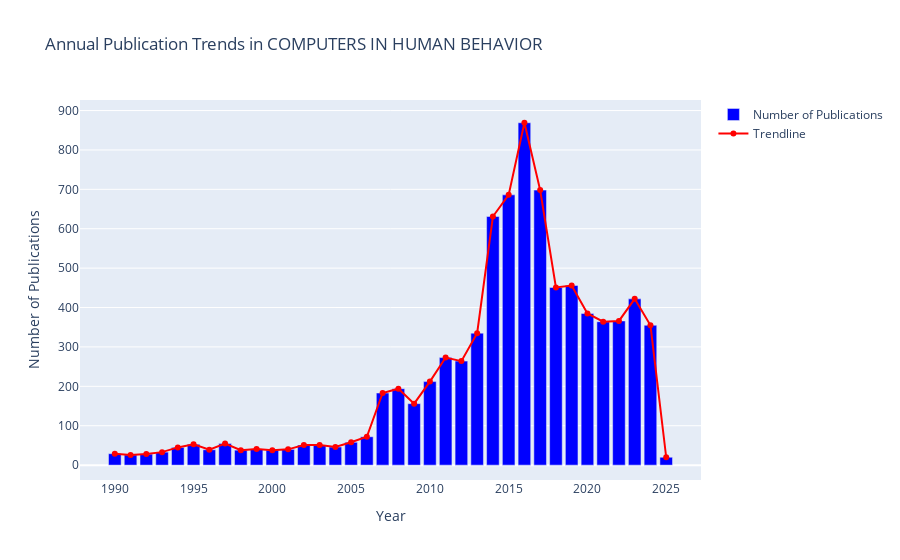

The code cell stored with this chart in its notebook:
### Code cell
#CHB trends
yearly_pub_chb = merged_df[merged_df['Source Title'] == 'COMPUTERS IN HUMAN BEHAVIOR'].groupby('Publication Year').size().reset_index(name = 'Number of Pubs')

fig2 = go.Figure()
fig2.add_trace(go.Bar(x=yearly_pub_chb['Publication Year'], y=yearly_pub_chb['Number of Pubs'], name='Number of Publications', marker_color='blue'))


fig2.add_trace(go.Scatter(x=yearly_pub_chb['Publication Year'], y=yearly_pub_chb['Number of Pubs'],
                         mode='lines+markers', line=dict(color='red'), name='Trendline'))

fig2.update_layout(
    title='Annual Publication Trends in COMPUTERS IN HUMAN BEHAVIOR',
    xaxis_title='Year',
    yaxis_title='Number of Publications',
)

fig2.show()

### Figure 1 — Plotly figure (JSON) as saved in the notebook; plotly's stock layout.template omitted (floating-point values rounded to 4 significant figures)
{"data": [{"marker": {"color": "blue"}, "name": "Number of Publications", "type": "bar", "x": [1990, 1991, 1992, 1993, 1994, 1995, 1996, 1997, 1998, 1999, 2000, 2001, 2002, 2003, 2004, 2005, 2006, 2007, 2008, 2009, 2010, 2011, 2012, 2013, 2014, 2015, 2016, 2017, 2018, 2019, 2020, 2021, 2022, 2023, 2024, 2025], "y": [29, 26, 28, 33, 45, 53, 39, 55, 38, 41, 38, 40, 51, 51, 46, 58, 72, 183, 194, 156, 212, 273, 264, 335, 631, 686, 869, 698, 451, 456, 385, 364, 366, 422, 355, 20]}, {"line": {"color": "red"}, "mode": "lines+markers", "name": "Trendline", "type": "scatter", "x": [1990, 1991, 1992, 1993, 1994, 1995, 1996, 1997, 1998, 1999, 2000, 2001, 2002, 2003, 2004, 2005, 2006, 2007, 2008, 2009, 2010, 2011, 2012, 2013, 2014, 2015, 2016, 2017, 2018, 2019, 2020, 2021, 2022, 2023, 2024, 2025], "y": [29, 26, 28, 33, 45, 53, 39, 55, 38, 41, 38, 40, 51, 51, 46, 58, 72, 183, 194, 156, 212, 273, 264, 335, 631, 686, 869, 698, 451, 456, 385, 364, 366, 422, 355, 20]}], "layout": {"title": {"text": "Annual Publication Trends in COMPUTERS IN HUMAN BEHAVIOR"}, "xaxis": {"title": {"text": "Year"}}, "yaxis": {"title": {"text": "Number of Publications"}}}}
